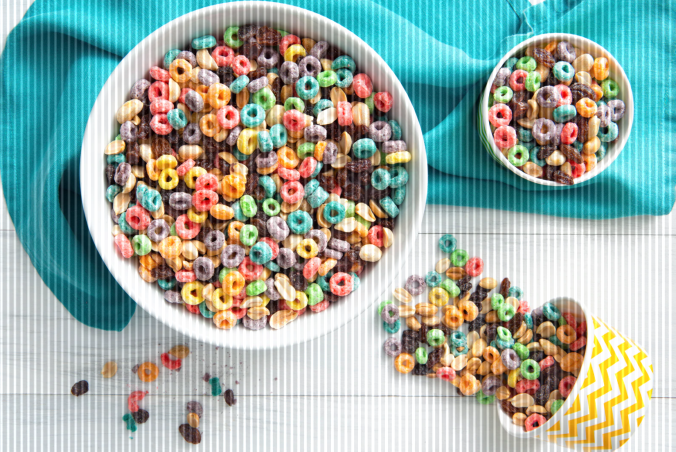
%> input picture Image_Frequency_Filter/Cereal_noise.png, 1351 x 903 px (shown at 1/2 size)
$ octave Notch2D_example.m   (GNU Octave 9; MATLAB toolbox functions it lacks are replaced by stand-ins)
%> lines starting %> are read from the running program, lines starting %| are printed output that depends on the picture
### Image_Frequency_Filter/notch.m
function H = notch(type, M, N, D0, x, y, n)
%notch Computes frequency domain notch filters
%   H = NOTCH(TYPE, M, N, D0, x, y, n) creates the transfer function of
%   a notch filter, H, of the specified TYPE and size (M-by-N). centered at
%   Column X, Row Y in an unshifted Fourier spectrum.
%   Valid values for TYPE, D0, and n are:
%
%   'ideal'     Ideal highpass filter with cutoff frequency D0.  n
%               need not be supplied.  D0 must be positive
%
%   'btw'       Butterworth highpass filter of order n, and cutoff D0.
%               The default value for n is 1.0.  D0 must be positive.
%
%   'gaussian'  Gaussian highpass filter with cutoff (standard deviation)
%               D0.  n need not be supplied.  D0 must be positive.
%

% The transfer function Hhp of a highpass filter is 1 - Hlp,
% where Hlp is the transfer function of the corresponding lowpass
% filter.  Thus, we can use function lpfilter to generate highpass
% filters.

if nargin == 6
   n = 1; % Default value of n.
end

% Generate highpass filter.

Hlp = lpfilter(type, M, N, D0, n);
% figure;imshow(Hlp);%h=surf(Hlp);colormap winter;set(h,'LineStyle','none')
H = 1 - Hlp;
% figure;imshow(H)%h=surf(H);colormap winter;set(h,'LineStyle','none')
H = circshift(H, [y-1 x-1]);
% figure;imshow(H)%h=surf(H);colormap winter;set(h,'LineStyle','none')

### Image_Frequency_Filter/lpfilter.m
function H = lpfilter(type, M, N, D0, n)
%LPFILTER Computes frequency domain lowpass filters
%   H = LPFILTER(TYPE, M, N, D0, n) creates the transfer function of
%   a lowpass filter, H, of the specified TYPE and size (M-by-N).  To
%   view the filter as an image or mesh plot, it should be centered
%   using H = fftshift(H).
%
%   Valid values for TYPE, D0, and n are:
%
%   'ideal'    Ideal lowpass filter with cutoff frequency D0.  n need
%              not be supplied.  D0 must be positive
%
%   'btw'      Butterworth lowpass filter of order n, and cutoff D0.
%              The default value for n is 1.0.  D0 must be positive.
%
%   'gaussian' Gaussian lowpass filter with cutoff (standard deviation)
%              D0.  n need not be supplied.  D0 must be positive.

% Use function dftuv to set up the meshgrid arrays needed for
% computing the required distances.
[U, V] = dftuv(M, N);

% Compute the distances D(U, V).
D = sqrt(U.^2 + V.^2);

% Begin fiter computations.
switch type
case 'ideal'
   H = double(D <=D0);
case 'btw'
   if nargin == 4
      n = 1;
   end
   H = 1./(1 + (D./D0).^(2*n));
case 'gaussian'
   H = exp(-(D.^2)./(2*(D0^2)));
otherwise
   error('Unknown filter type.')
end

### Image_Frequency_Filter/dftuv.m
function [U, V] = dftuv(M, N)
%DFTUV Computes meshgrid frequency matrices.
%   [U, V] = DFTUV(M, N) computes meshgrid frequency matrices U and
%   V. U and V are useful for computing frequency-domain filter
%   functions that can be used with DFTFILT.  U and V are both M-by-N.

% Set up range of variables.
u = 0:(M-1);
v = 0:(N-1);

% Compute the indices for use in meshgrid
idx = find(u > M/2);
u(idx) = u(idx) - M;
idy = find(v > N/2);
v(idy) = v(idy) - N;

% Compute the meshgrid arrays
[V, U] = meshgrid(v, u);

### Image_Frequency_Filter/Notch2D_example.m
%% PROJECT
close all;
clear;
image = imread('Cereal_noise.png');
%> image is the input picture: size 903x1351x3 uint8; mean R, G, B 155.5, 172.9, 163.9
%% PART 1: CLEARNING IMAGE --------------------------------------------------------------------------------------------------------------------------------------
%% EXTRACT RGB CHANNELS
figure;
fontSize = 15;
subplot(1, 5, 1);
imshow(image);
title('Original color Image', 'FontSize', fontSize);
% Enlarge figure to full screen.
set(gcf, 'Position', get(0,'Screensize'));
RGB_color = {'Red','Green','Blue'};
channels={};
% Extract the individual red, green, and blue color channels.
for i=1:3
    channel = image(:,:,i);
    subplot(1,5,1+i)
    imshow(channel);
    channels{i}=channel;
    title(RGB_color{i}, 'FontSize', fontSize);
end
%> this loop made 3 passes
%> pass 3, `channel = image(:,:,i);`:
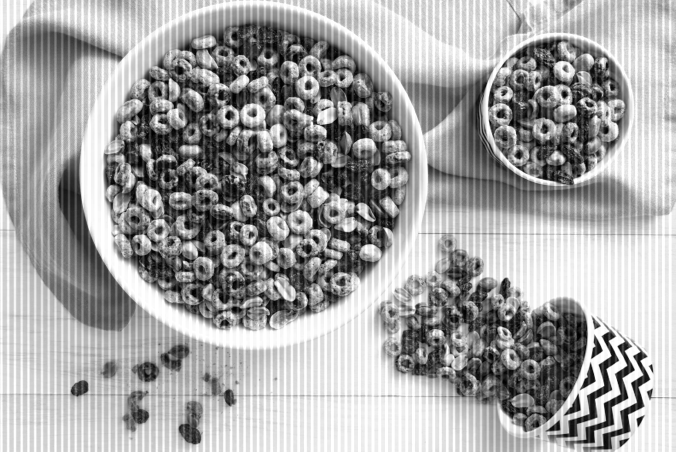
%> channel: size 903x1351 uint8 (shown at 1/2 size); min 0, max 255, mean 163.9
%> after the loop, channels = 3 items
%
rgbFixed = cat(3, channels{1}, channels{2}, channels{3});
subplot(1, 5, 5);
imshow(rgbFixed);
title('Restored Image', 'FontSize', fontSize);
%% FFT of Images
figure;setappdata(gcf, 'SubplotDefaultAxesLocation', [0, 0, 1, 1]); plot_counter =1; set(gcf, 'Position', get(0,'Screensize'));
fontSize = 15;
plot_counter=1;
for i=1:3
%> this loop made 3 passes; what is shown inside it comes from the first
    subplot(3,2,plot_counter);plot_counter=plot_counter+1;
    imshow(channels{i});
    title(RGB_color{i}+ "channel", 'FontSize', fontSize);
    subplot(3,2,plot_counter);plot_counter=plot_counter+1;
    %FFT
%     F=fft2(channels{i});
%     S=fftshift(log(1+abs(F)));
%     imshow(S,[]);
    frequencyImage = fftshift(fft2(channels{i}));
    amplitudeImage = log(abs(frequencyImage));
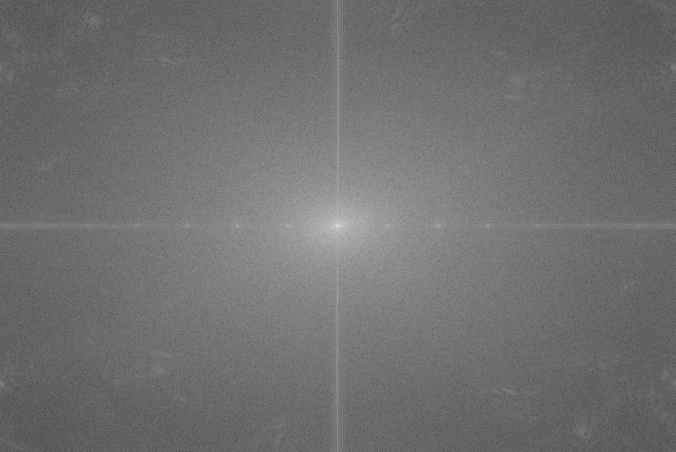
%> amplitudeImage: size 903x1351 double (shown at 1/2 size); min 0.129, max 19.06, mean 8.46; drawn with min black and max white
    Minimum = min(min(amplitudeImage));
%> Minimum = 0.129
    MaximumVal = max(max(amplitudeImage));
%> MaximumVal = 19.06
    imshow(amplitudeImage, []);
    title("FFT "+RGB_color{i}+ "channel", 'FontSize', fontSize);

end
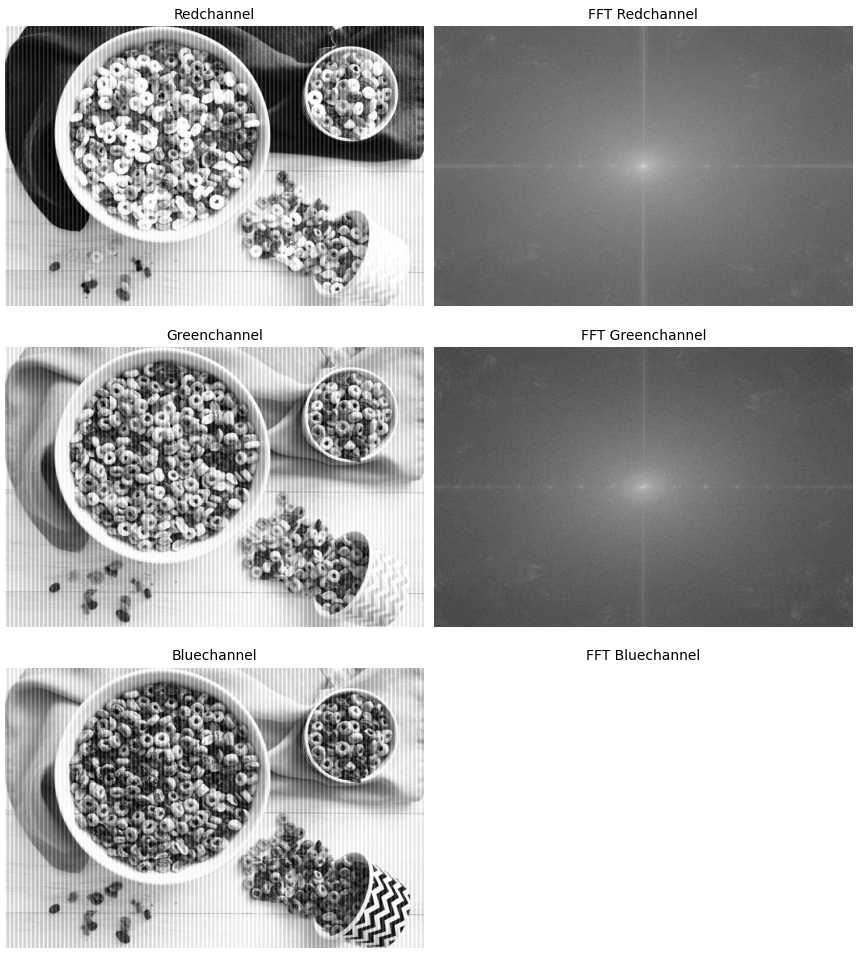
%> figure redrawn from the program's plot data, 6 panels
%% creating NOTCH filters
%
sigma = 20;%25;%4
% Notch_Filters = notch('gaussian', PQ(1), PQ(2), sigma, 0, 0);
Notch_Filters = ones(size(frequencyImage));
for x_center_distance = 576:-100:0%(size(frequencyImage,2)/2)%-400
H_positive = notch('gaussian', size(frequencyImage,1), size(frequencyImage,2), sigma, x_center_distance, round(size(frequencyImage,1)/2));
Notch_Filters = Notch_Filters.*H_positive;
if x_center_distance ~= 0
H_negative = notch('gaussian', size(frequencyImage,1), size(frequencyImage,2), sigma,- x_center_distance, round(size(frequencyImage,1)/2));
Notch_Filters = Notch_Filters.*H_negative;
end

end
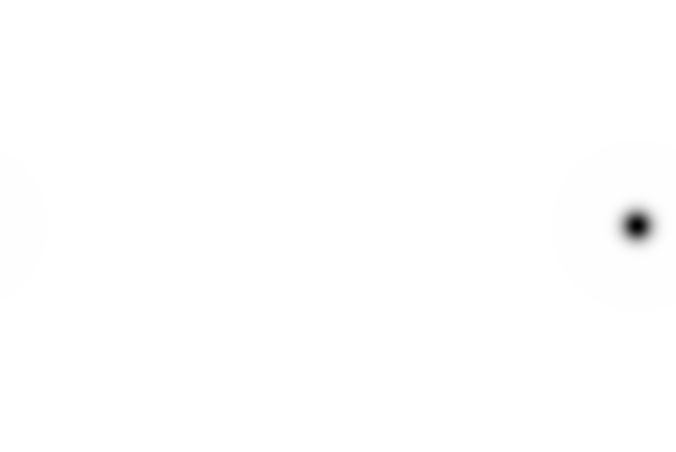
%> H_negative: size 903x1351 double (shown at 1/2 size); min 0, max 1, mean 0.998
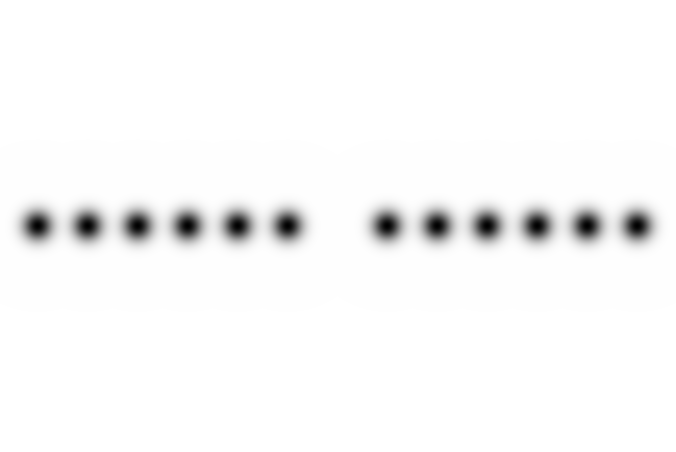
%> Notch_Filters: size 903x1351 double (shown at 1/2 size); min 0, max 1, mean 0.975

figure;imshow(Notch_Filters); title('Gaussian Notch filters', 'FontSize', 25);

binaryImage = Notch_Filters <= 0.4;
[B,L] = bwboundaries(binaryImage);

%% APPLYING NOTCH FILTER
figure;
setappdata(gcf, 'SubplotDefaultAxesLocation', [0, 0, 1, 1]); plot_counter =1; set(gcf, 'Position', get(0,'Screensize'));
fontSize = 15;
plot_counter=1;
Filtered_channels={};
for i=1:1:3
    %show channel in spatial domain
    subplot(3,4,plot_counter);plot_counter=plot_counter+1;
    imshow(channels{i});
    title(RGB_color{i}+ " channel");
    %show channel FFT
    %FFT
    frequencyImage = fftshift(fft2(im2double(channels{i})));
    amplitudeImage = log(abs(frequencyImage));
    subplot(3,4,plot_counter);plot_counter=plot_counter+1;
    imshow(amplitudeImage, []);
    title(RGB_color{i}+ " channel FFT");
    %

    frequencyImage = frequencyImage.*Notch_Filters;
    amplitudeImage2 = log(abs(frequencyImage));
    Minimum = min(min(amplitudeImage2));
    MaximumVal = max(max(amplitudeImage2));
    subplot(3,4,plot_counter);plot_counter=plot_counter+1;
    imshow(amplitudeImage2, [Minimum MaximumVal]);impixelinfo;
    title(RGB_color{i}+ " channel filtered FFT");
    % IFFT show in spatial domain
    filteredImage = ifft2(fftshift(frequencyImage));
    amplitudeImage3 = abs(filteredImage);
    Minimum = min(min(amplitudeImage3));
    MaximumVal = max(max(amplitudeImage3));
    Filtered_channels{i}=amplitudeImage3;
    subplot(3,4,plot_counter);plot_counter=plot_counter+1;
    imshow(amplitudeImage3, [Minimum MaximumVal]);
    title(RGB_color{i}+ " channel filtered IFFT")
end
%> this loop made 3 passes
%> pass 1, `amplitudeImage3 = abs(filteredImage);`:
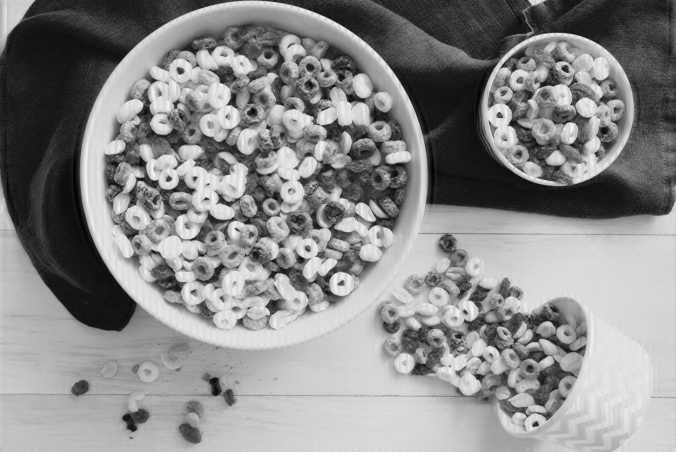
%> amplitudeImage3: size 903x1351 double (shown at 1/2 size); min 0.00153, max 1.12, mean 0.61; drawn with min black and max white
%> after the loop, Filtered_channels = 3 items; plot_counter = 13
%% Display removed regions
fontSize = 15;
plot_counter=1;
for i=1:1:3
    %show channel in spatial domain
    figure;
    F=fft2(im2double(channels{i}));
    Fc=fftshift(F);
    S1=log(abs(Fc));
    imshow(S1,[]); title(RGB_color{i}+ " channel filtered FFT");impixelinfo;
    hold on;
    for k=1:length(B)
      boundary = B{k};
      plot(boundary(:,2), boundary(:,1),...
        'r-', 'LineWidth', 0.5)
    end
end
%%
figure;setappdata(gcf, 'SubplotDefaultAxesLocation', [0, 0, 1, 1]);
subplot(1, 2, 1);
imshow(rgbFixed);
title('Image', 'FontSize', fontSize);
rgbFixed_filtered = cat(3, Filtered_channels{1}, Filtered_channels{2}, Filtered_channels{3});
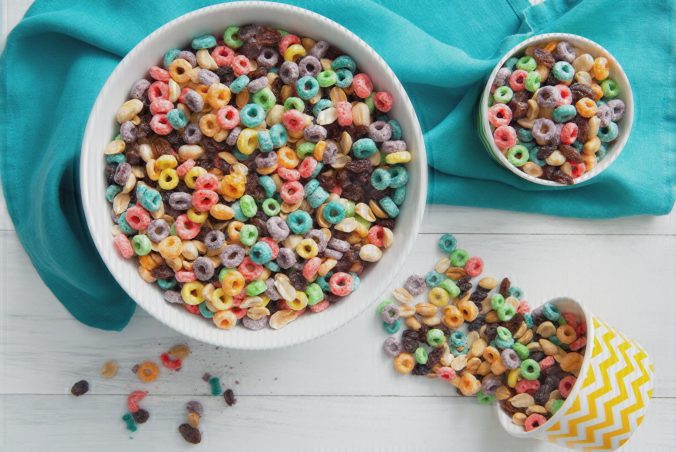
%> rgbFixed_filtered: size 903x1351x3 double (shown at 1/2 size); mean R, G, B 0.61, 0.678, 0.643; drawn with min black and max white
subplot(1, 2, 2);
imshow(rgbFixed_filtered);
title('Filtered Image', 'FontSize', fontSize);impixelinfo
